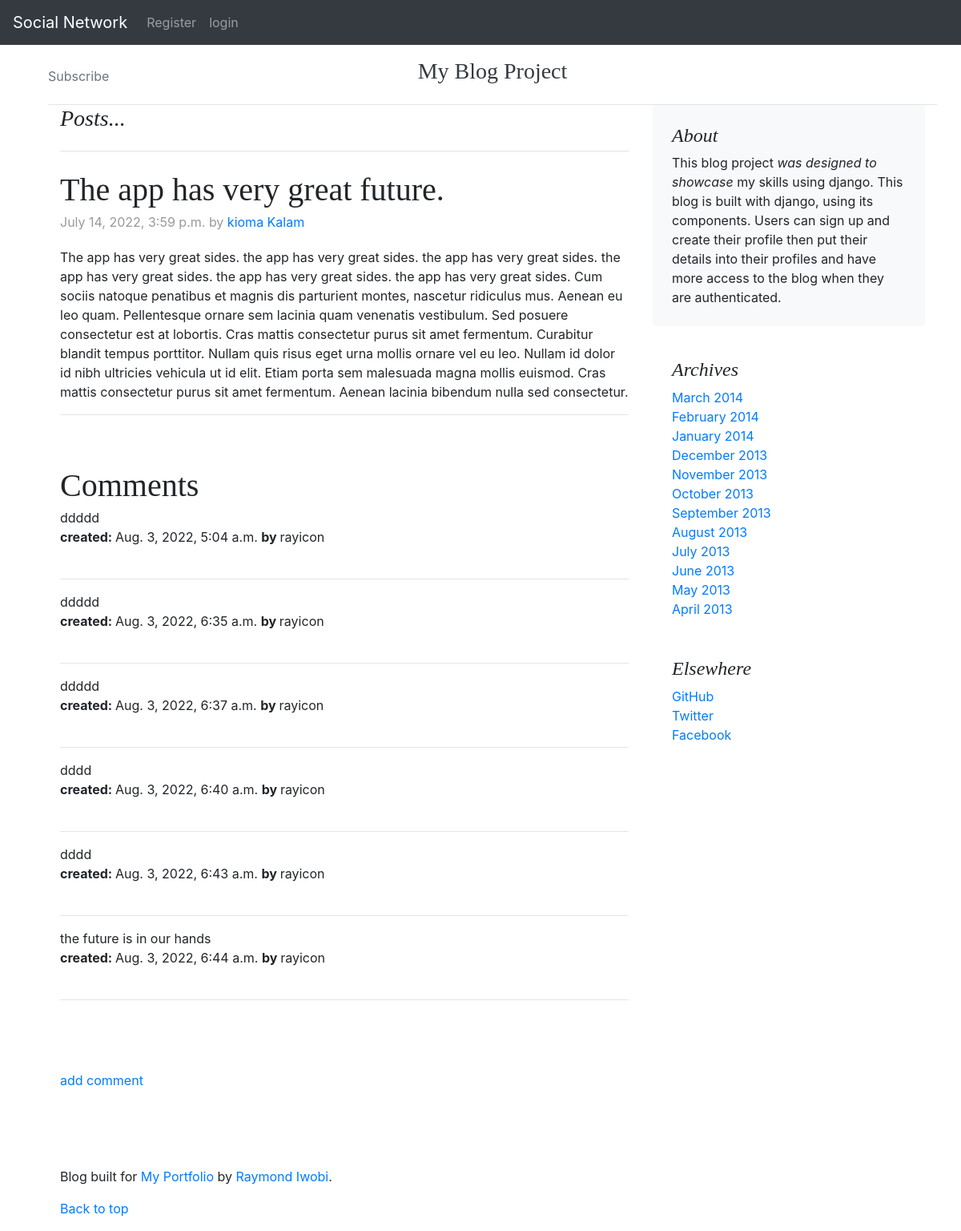
The page /comments/4/ on the database its author committed.
### accounts/models.py (models this page shows, shortened)
class Blog(models.Model):
    username = models.ForeignKey(User, null=True, on_delete=models.CASCADE)
    author = models.CharField(max_length=30)
    title = models.TextField(max_length=100)
    content = models.TextField()
    created = models.DateTimeField(auto_now_add=True)

class commentmodel(models.Model):
    blog = models.ForeignKey(Blog, related_name= "comments", on_delete=models.CASCADE)
    author = models.ForeignKey(User, on_delete=models.CASCADE)
    comment = models.TextField()
    created = models.DateTimeField(auto_now_add=True)

### accounts/views.py (the view)
# urls.py: path('comments/<int:pk>/', comments, name='comments'),
def comments(request, pk):
    flax = Blog.objects.get(id=pk)
    context = {'flax':flax}
    return render(request, 'accounts/comment.html', context)

### accounts/templates/accounts/comment.html (shortened to what this page needs)
{% load static %}
{% block content %}
<!doctype html>
<html lang="en">
  <head>
<link href="{% static './assets/dist/css/bootstrap.min.css' %}" rel="stylesheet">
    <link href="{% static 'blog.css' %}" rel="stylesheet">
  </head>
  <body>
    <div class="container">
  <header class="blog-header py-3">
    <div class="row flex-nowrap justify-content-between align-items-center">
      <div class="col-4 pt-1">
        <a class="text-muted" href="{% url 'register' %}">Subscribe</a>
      </div>
      <div class="col-4 text-center">
        <a class="blog-header-logo text-dark" href="#"><h3>My Blog Project</h3></a>
      </div>
    </div>
  </header>
<main role="main" class="container">
  <div class="row">
    <div class="col-md-8 blog-main">
      <h3 class="pb-4 mb-4 font-italic border-bottom">
        Posts...
      </h3>
    <form>
        <div class="blog-post">
            <h2 class="blog-post-title">{{flax.title}}</h2>
            <p class="blog-post-meta">{{flax.created}} by <a href="#">{{flax.author}}</a></p>
            <p>{{flax.content}}</p>
            <hr>
        </div>
    </form>
    <div class="blog-post">
      <h3 class="blog-post-title">Comments</h3>
    {% if not flax.comments.all %}
      <div>no comments added yet</div>
    {% else %}
    {% for comment in flax.comments.all %}
    <div></div>{{comment.comment}}<br>
    <div><strong>created: </strong>{{comment.created}} <strong>by </strong>{{comment.author}}</div><br>
    <hr>
    {% endfor %}
    {% endif %}
    </div>
    <br>
    <div class="btn-btn-primary">
    <a href="{% url 'add-comment' flax.id %}">add comment</a>
    </div>
    </div>
    <aside class="col-md-4 blog-sidebar">
      <div class="p-4 mb-3 bg-light rounded">
        <h4 class="font-italic">About</h4>
        <p class="mb-0">This blog project <em>was designed to showcase</em> my skills using django. This blog is built with django, using its components.
        Users can sign up and create their profile then put their details into their profiles
        and have more access to the blog when they are authenticated.</p>
      </div>
      <div class="p-4">
        <h4 class="font-italic">Archives</h4>
        <ol class="list-unstyled mb-0">
          <li><a href="#">March 2014</a></li>
          <li><a href="#">February 2014</a></li>
          <li><a href="#">January 2014</a></li>
          <li><a href="#">December 2013</a></li>
          <li><a href="#">November 2013</a></li>
          <li><a href="#">October 2013</a></li>
          <li><a href="#">September 2013</a></li>
          <li><a href="#">August 2013</a></li>
          <li><a href="#">July 2013</a></li>
          <li><a href="#">June 2013</a></li>
          <li><a href="#">May 2013</a></li>
          <li><a href="#">April 2013</a></li>
        </ol>
      </div>
      <div class="p-4">
        <h4 class="font-italic">Elsewhere</h4>
        <ol class="list-unstyled">
          <li><a href="#">GitHub</a></li>
          <li><a href="#">Twitter</a></li>
          <li><a href="#">Facebook</a></li>
        </ol>
      </div>
    </aside>
  </div>
</main>
<br>
<br>
<br>
<br>
<footer id="footer" >
  <div class="container" >
  <p>Blog built for <a href="#">My Portfolio</a> by <a href="#">Raymond Iwobi</a>.</p>
  <p>
    <a href="#">Back to top</a>
  </p>
</div>
</div>
</body>
</html>
{% endblock %}

### accounts/static/jumbotron.css (style rules this page uses)
body { padding-top: 3.5rem; }

### accounts/templates/accounts/blog.css (style rules this page uses)
.blog-header { line-height: 1; border-bottom: 1px solid #e5e5e5; }
.blog-header-logo { font-family: "Playfair Display", Georgia, "Times New Roman", serif; font-size: 2.25rem; }
h1, h2, h3, h4, h5, h6 { font-family: "Playfair Display", Georgia, "Times New Roman", serif; }
.blog-post { margin-bottom: 4rem; }
.blog-post-title { margin-bottom: .25rem; font-size: 2.5rem; }
.blog-post-meta { margin-bottom: 1.25rem; color: #999; }

### accounts/templates/accounts/comment.html (style rules this page uses)
#footer { position: center; }

### rows shown on the page
Blog: title "The app has very great future.", created "July 14, 2022, 3:59 p.m.", author "kioma Kalam", content "The app has very great sides. the app has very great sides. the app has very great sides. the app has very great sides. the app has very great sides. the app has very great sides. Cum sociis natoque penatibus et magnis dis parturient montes, nascetur ridiculus mus. Aenean eu leo quam. Pellentesque ornare sem lacinia quam venenatis vestibulum. Sed posuere consectetur est at lobortis. Cras mattis consectetur purus sit amet fermentum. Curabitur blandit tempus porttitor. Nullam quis risus eget urna mollis ornare vel eu leo. Nullam id dolor id nibh ultricies vehicula ut id elit. Etiam porta sem malesuada magna mollis euismod. Cras mattis consectetur purus sit amet fermentum. Aenean lacinia…"
commentmodel: comment "ddddd", created "Aug. 3, 2022, 5:04 a.m.", author "rayicon"
commentmodel: comment "ddddd", created "Aug. 3, 2022, 6:35 a.m.", author "rayicon"
commentmodel: comment "ddddd", created "Aug. 3, 2022, 6:37 a.m.", author "rayicon"
commentmodel: comment "dddd", created "Aug. 3, 2022, 6:40 a.m.", author "rayicon"
commentmodel: comment "dddd", created "Aug. 3, 2022, 6:43 a.m.", author "rayicon"
commentmodel: comment "the future is in our hands", created "Aug. 3, 2022, 6:44 a.m.", author "rayicon"
